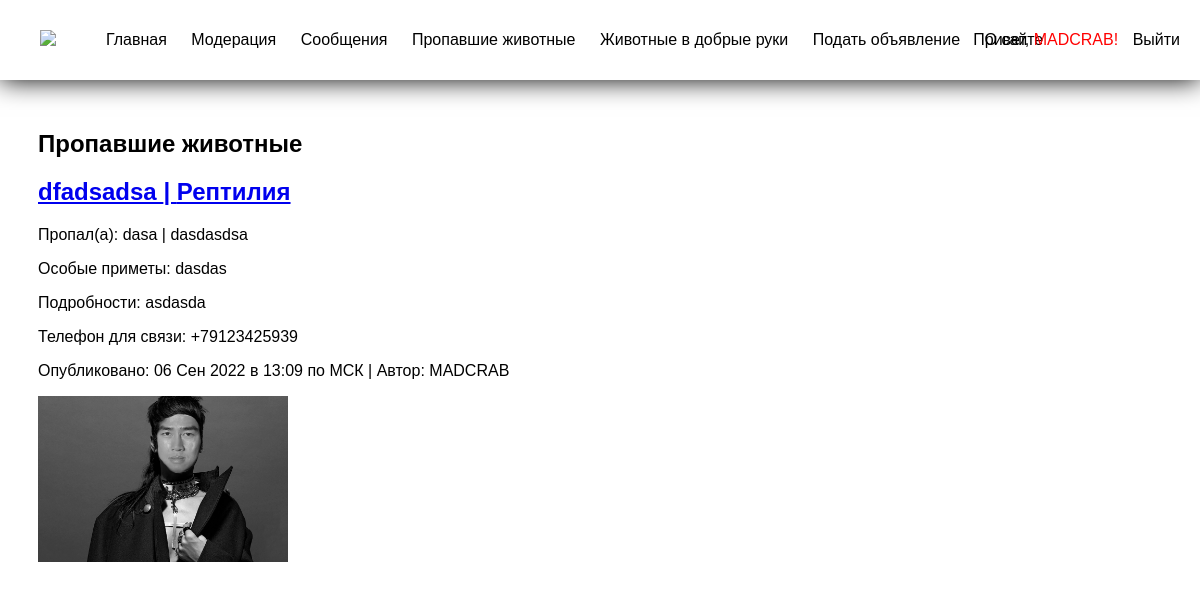
/lost/list/ (signed in), run on the app's committed database.
### lost/models.py (models this page shows)
class LostAnimal(GeneralAnimalModel):  # модель животного-потеряшки
    absolute_url = 'sent_to_moderate'
    place = models.CharField(max_length=200, verbose_name='Где пропал(а)')
    time = models.CharField(max_length=200, verbose_name='Когда пропал(а)')
    special_signs = models.CharField(max_length=200, verbose_name='Особые приметы', blank=True)
    class Meta:
        verbose_name = 'Потерянное животное'
        verbose_name_plural = 'Потерянные животные'

### general_data/models.py (models this page shows)
class AnimalType(models.Model):  # возможные типы животных для выбора в 'type' в модели LostAnimal
    objects = models.Manager()
    name = models.CharField(max_length=200, verbose_name='Название', unique=True)
    class Meta:
        verbose_name = 'Тип животного'
        verbose_name_plural = 'Типы животных'
    def __str__(self):
        return self.name

### lost/views.py (the view)
# urls.py: path('list/', views.LostAnimalListView.as_view(), name='lost_list'),
class LostAnimalListView(ListView):  # список всех животных в списке потеряшек
    model = LostAnimal
    template_name = 'lost/lost_list.html'
    queryset = model.objects.filter(moderated=True)

### templates/lost/lost_list.html (shortened to what this page needs)
<!DOCTYPE html>
{% extends 'base.html' %}
{% block content %}
    <h2>Пропавшие животные</h2>
    {% if object_list.count > 0 %}
        {% for animal in object_list %}
            <div class="animal-chars">
                <h2> <a href="{% url 'lost_detail' animal.pk %}">{{animal.name}} | {{animal.type}} </a> </h2>
                <p>Пропал(а): {{animal.place}} | {{animal.time}}</p>
                <p>Особые приметы: {{animal.special_signs}}</p>
                <p>Подробности: {{animal.description}}</p>
                <p>Телефон для связи: {{animal.phone_number}}</p>
                <p>Опубликовано: {{animal.published|date:"d M Y в H:m по МСК"}} | Автор: {{animal.author}}</p>
                <img class="img centered" src="{{animal.photo.url}}" style="width:250px;">
            </div>
        {% endfor %}
    {% else %}
        <p>В списке пропавших животных пусто.</p>
    {% endif %}
{% endblock content %}

### templates/base.html (shortened to what this page needs)
<!DOCTYPE html>
{% load static %}
<html lang="en">
    <head>
        {% block css %}
            <link href="{% static 'lost/css/buttons.css' %}" rel="stylesheet"/>
            <link href="{% static 'lost/css/base.css' %}" rel="stylesheet"/>
            <link href="{% static 'lost/css/dropdown.css' %}" rel="stylesheet"/>
        {% endblock css %}
    </head>
    <body>
        <header>
            <a href="{% url 'home' %}"><img src="{% static 'lost/images/logocat.png' %}"/></a>
            <nav>
                <ul>
                    <li><a href="{% url 'home' %}">Главная</a></li>
                    {% if user.is_superuser %}
                        <li><a href="{% url 'to_moderate' %}">Модерация</a></li>
                    {% endif %}
                    <li><a href="{% url 'chats' %}">Сообщения</a></li>
                    <li><a href="{% url 'lost_list' %}">Пропавшие животные</a></li>
                    <li><a href="{% url 'good_hands_list' %}">Животные в добрые руки</a></li>
                    <div class="dropdown">
                        <li>Подать объявление</li>
                    </div>
                    <li><a href="{% url 'about' %}">О сайте</a></li>
                </ul>
                <div class="nav-auth">
                    {% if user.is_authenticated %}
                        {% if user.is_superuser %}
                            <p>Привет, <a href="/admin/" class="admin-link">{{user.username}}!</a></p>
                            <a href="{% url 'logout' %}">Выйти</a>
                        {% else %}
                            <p>Привет, {{user.username}}!</p>
                            <a href="{% url 'logout' %}">Выйти</a>
                        {% endif %}
                    {% else %}
                        <p> <a href="{% url 'login' %}">Войти</a> </p>
                        <p> <a href="{% url 'signup' %}">Создать аккаунт</a> </p>
                    {% endif %}
                </div>
            </nav>
        </header>
        {% block content %}
        {% endblock content %}
    </body>
</html>

### static/lost/css/base.css (style rules this page uses)
.nav-auth { overflow: visible; position: absolute; right: 0; margin-right: 20px; text-align: right; float: right; }
.nav-auth p { margin: 10px; }
.nav-auth .admin-link { color: red; }
.nav-auth a { text-decoration: none; color: black; }
header img { height: 80px; margin-left: 40px; }
body { height: 125vh; background-size: cover; font-family: sans-serif; margin-top: 80px; padding: 30px; }
header { background-color: white; position: fixed; top: 0; left: 0; right: 0; height: 80px; display: flex; align-items: center; box-shadow: 0 0 25px 0 black; }
header * { display: inline; }
header li { margin: 10px; }
header li a { color: black; text-decoration: none; }

### static/lost/css/dropdown.css (style rules this page uses)
.dropdown { position: relative; display: inline-block; }

### data on the page
LostAnimal: name "dfadsadsa", type "Рептилия", place "dasa", time "dasdasdsa", special_signs "dasdas", description "asdasda", phone_number "+79123425939", published "06 Сен 2022 в 13:09 по МСК", author "MADCRAB", photo (picture)

### other printed values
{{ user.username }} "MADCRAB"
